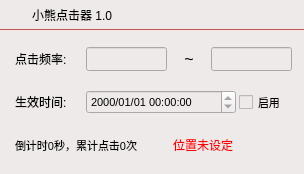
<?xml version="1.0" encoding="UTF-8"?>
<ui version="4.0">
 <class>clickerClass</class>
 <widget class="QMainWindow" name="clickerClass">
  <property name="geometry">
   <rect>
    <x>0</x>
    <y>0</y>
    <width>304</width>
    <height>174</height>
   </rect>
  </property>
  <property name="windowTitle">
   <string>clicker</string>
  </property>
  <property name="windowIcon">
   <iconset>
    <normaloff>res/clicker.ico</normaloff>res/clicker.ico</iconset>
  </property>
  <property name="styleSheet">
   <string notr="true">background-color: rgb(239, 234, 234);</string>
  </property>
  <property name="iconSize">
   <size>
    <width>36</width>
    <height>36</height>
   </size>
  </property>
  <widget class="QWidget" name="centralWidget">
   <widget class="QLabel" name="m_labDate">
    <property name="geometry">
     <rect>
      <x>15</x>
      <y>88</y>
      <width>56</width>
      <height>28</height>
     </rect>
    </property>
    <property name="text">
     <string>生效时间:</string>
    </property>
   </widget>
   <widget class="QTimeEdit" name="m_dateEffect">
    <property name="geometry">
     <rect>
      <x>86</x>
      <y>90</y>
      <width>150</width>
      <height>24</height>
     </rect>
    </property>
    <property name="font">
     <font>
      <pointsize>8</pointsize>
     </font>
    </property>
    <property name="displayFormat">
     <string>yyyy/MM/dd HH:mm:ss</string>
    </property>
    <property name="timeSpec">
     <enum>Qt::TimeSpec::LocalTime</enum>
    </property>
   </widget>
   <widget class="QLabel" name="m_labIntervalRange">
    <property name="geometry">
     <rect>
      <x>15</x>
      <y>45</y>
      <width>56</width>
      <height>28</height>
     </rect>
    </property>
    <property name="text">
     <string>点击频率:</string>
    </property>
   </widget>
   <widget class="QLineEdit" name="m_edtIntervalMin">
    <property name="geometry">
     <rect>
      <x>86</x>
      <y>47</y>
      <width>81</width>
      <height>24</height>
     </rect>
    </property>
    <property name="maxLength">
     <number>6</number>
    </property>
   </widget>
   <widget class="QLineEdit" name="m_edtIntervalMax">
    <property name="geometry">
     <rect>
      <x>211</x>
      <y>47</y>
      <width>81</width>
      <height>24</height>
     </rect>
    </property>
    <property name="maxLength">
     <number>6</number>
    </property>
   </widget>
   <widget class="QPushButton" name="m_btnCtrl">
    <property name="geometry">
     <rect>
      <x>261</x>
      <y>131</y>
      <width>28</width>
      <height>28</height>
     </rect>
    </property>
    <property name="font">
     <font>
      <pointsize>10</pointsize>
     </font>
    </property>
    <property name="styleSheet">
     <string notr="true">background-color: transparent;
        border: none;
        padding: 0px;</string>
    </property>
    <property name="icon">
     <iconset resource="../resources/clicker.qrc">
      <normaloff>:/clicker/res/pause.ico</normaloff>:/clicker/res/pause.ico</iconset>
    </property>
    <property name="iconSize">
     <size>
      <width>28</width>
      <height>28</height>
     </size>
    </property>
   </widget>
   <widget class="QCheckBox" name="m_chkEnable">
    <property name="geometry">
     <rect>
      <x>239</x>
      <y>88</y>
      <width>50</width>
      <height>28</height>
     </rect>
    </property>
    <property name="font">
     <font>
      <pointsize>8</pointsize>
     </font>
    </property>
    <property name="layoutDirection">
     <enum>Qt::LayoutDirection::LeftToRight</enum>
    </property>
    <property name="text">
     <string>启用</string>
    </property>
   </widget>
   <widget class="QLabel" name="m_labMessage">
    <property name="geometry">
     <rect>
      <x>15</x>
      <y>131</y>
      <width>143</width>
      <height>28</height>
     </rect>
    </property>
    <property name="font">
     <font>
      <pointsize>8</pointsize>
     </font>
    </property>
    <property name="text">
     <string>倒计时0秒，累计点击0次</string>
    </property>
   </widget>
   <widget class="QWidget" name="m_wndHeader" native="true">
    <property name="geometry">
     <rect>
      <x>0</x>
      <y>0</y>
      <width>304</width>
      <height>30</height>
     </rect>
    </property>
    <property name="styleSheet">
     <string notr="true">QWidget#m_wndHeader {
    border-bottom: 1px solid #c65454;
}</string>
    </property>
    <widget class="QLabel" name="m_labLogo">
     <property name="geometry">
      <rect>
       <x>3</x>
       <y>3</y>
       <width>24</width>
       <height>24</height>
      </rect>
     </property>
     <property name="text">
      <string/>
     </property>
    </widget>
    <widget class="QLabel" name="m_labTitle">
     <property name="geometry">
      <rect>
       <x>32</x>
       <y>1</y>
       <width>120</width>
       <height>28</height>
      </rect>
     </property>
     <property name="text">
      <string>小熊点击器 1.0</string>
     </property>
    </widget>
    <widget class="QPushButton" name="m_btnClose">
     <property name="geometry">
      <rect>
       <x>274</x>
       <y>0</y>
       <width>30</width>
       <height>30</height>
      </rect>
     </property>
     <property name="styleSheet">
      <string notr="true">#m_btnClose{
border-style:solid;
background-color: rgba(239, 234, 234, 0);
border-image:url(:/clicker/res/NormalClose.ico);
}
#m_btnClose:hover{
border-image:url(:/clicker/res/SelectClose.ico);
}</string>
     </property>
    </widget>
    <widget class="QPushButton" name="m_btnMinimize">
     <property name="geometry">
      <rect>
       <x>243</x>
       <y>0</y>
       <width>30</width>
       <height>30</height>
      </rect>
     </property>
     <property name="styleSheet">
      <string notr="true">#m_btnMinimize{
border-style:solid;
background-color: rgba(239, 234, 234, 0);
border-image:url(:/clicker/res/NormalMinimize.ico);
}
#m_btnMinimize:hover{
border-image:url(:/clicker/res/SelectMinimize.ico);
}</string>
     </property>
    </widget>
   </widget>
   <widget class="QLabel" name="m_labWave">
    <property name="geometry">
     <rect>
      <x>169</x>
      <y>45</y>
      <width>40</width>
      <height>28</height>
     </rect>
    </property>
    <property name="font">
     <font>
      <pointsize>12</pointsize>
     </font>
    </property>
    <property name="text">
     <string>~</string>
    </property>
    <property name="alignment">
     <set>Qt::AlignmentFlag::AlignCenter</set>
    </property>
   </widget>
   <widget class="QLabel" name="m_labPos">
    <property name="geometry">
     <rect>
      <x>173</x>
      <y>131</y>
      <width>73</width>
      <height>28</height>
     </rect>
    </property>
    <property name="styleSheet">
     <string notr="true">color: rgb(255, 0, 0);</string>
    </property>
    <property name="text">
     <string>位置未设定</string>
    </property>
   </widget>
  </widget>
 </widget>
 <layoutdefault spacing="6" margin="11"/>
 <tabstops>
  <tabstop>m_edtIntervalMin</tabstop>
  <tabstop>m_edtIntervalMax</tabstop>
  <tabstop>m_dateEffect</tabstop>
  <tabstop>m_chkEnable</tabstop>
  <tabstop>m_btnCtrl</tabstop>
  <tabstop>m_btnMinimize</tabstop>
  <tabstop>m_btnClose</tabstop>
 </tabstops>
 <resources>
  <include location="../resources/clicker.qrc"/>
 </resources>
 <connections/>
</ui>
